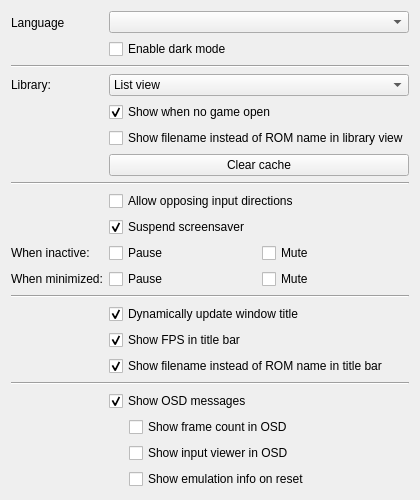
     <widget class="QWidget" name="interface_2">
      <layout class="QFormLayout" name="formLayout_4">
       <item row="0" column="0">
        <widget class="QLabel" name="label_26">
         <property name="text">
          <string>Language</string>
         </property>
        </widget>
       </item>
      <item row="0" column="1">
       <layout class="QVBoxLayout" name="verticalLayout_6">
        <item>
         <widget class="QComboBox" name="languages"/>
        </item>
        <item>
         <widget class="QCheckBox" name="darkMode">
          <property name="text">
           <string>Enable dark mode</string>
          </property>
         </widget>
        </item>
       </layout>
      </item>
       <item row="1" column="0" colspan="2">
        <widget class="Line" name="line_10">
         <property name="orientation">
          <enum>Qt::Horizontal</enum>
         </property>
        </widget>
       </item>
       <item row="2" column="0">
        <widget class="QLabel" name="label_6">
         <property name="text">
          <string>Library:</string>
         </property>
        </widget>
       </item>
       <item row="2" column="1">
        <widget class="QComboBox" name="libraryStyle">
         <item>
          <property name="text">
           <string>List view</string>
          </property>
         </item>
         <item>
          <property name="text">
           <string>Tree view</string>
          </property>
         </item>
        </widget>
       </item>
       <item row="3" column="1">
        <widget class="QCheckBox" name="showLibrary">
         <property name="text">
          <string>Show when no game open</string>
         </property>
         <property name="checked">
          <bool>true</bool>
         </property>
        </widget>
       </item>
       <item row="4" column="1">
        <widget class="QCheckBox" name="showFilenameInLibrary">
         <property name="text">
          <string>Show filename instead of ROM name in library view</string>
         </property>
        </widget>
       </item>
       <item row="5" column="1">
        <widget class="QPushButton" name="clearCache">
         <property name="text">
          <string>Clear cache</string>
         </property>
        </widget>
       </item>
       <item row="6" column="0" colspan="2">
        <widget class="Line" name="line_8">
         <property name="orientation">
          <enum>Qt::Horizontal</enum>
         </property>
        </widget>
       </item>
       <item row="7" column="1">
        <widget class="QCheckBox" name="allowOpposingDirections">
         <property name="text">
          <string>Allow opposing input directions</string>
         </property>
        </widget>
       </item>
       <item row="8" column="1">
        <widget class="QCheckBox" name="suspendScreensaver">
         <property name="text">
          <string>Suspend screensaver</string>
         </property>
         <property name="checked">
          <bool>true</bool>
         </property>
        </widget>
       </item>
       <item row="9" column="0">
        <widget class="QLabel" name="label_41">
         <property name="text">
          <string>When inactive:</string>
         </property>
        </widget>
       </item>
       <item row="9" column="1">
        <layout class="QHBoxLayout" name="horizontalLayout_21">
         <item>
          <widget class="QCheckBox" name="pauseOnFocusLost">
           <property name="text">
            <string>Pause</string>
           </property>
          </widget>
         </item>
         <item>
          <widget class="QCheckBox" name="muteOnFocusLost">
           <property name="text">
            <string>Mute</string>
           </property>
          </widget>
         </item>
        </layout>
       </item>
       <item row="10" column="0">
        <widget class="QLabel" name="label_42">
         <property name="text">
          <string>When minimized:</string>
         </property>
        </widget>
       </item>
       <item row="10" column="1">
        <layout class="QHBoxLayout" name="horizontalLayout_24">
         <item>
          <widget class="QCheckBox" name="pauseOnMinimize">
           <property name="text">
            <string>Pause</string>
           </property>
          </widget>
         </item>
         <item>
          <widget class="QCheckBox" name="muteOnMinimize">
           <property name="text">
            <string>Mute</string>
           </property>
          </widget>
         </item>
        </layout>
       </item>
       <item row="11" column="0" colspan="2">
        <widget class="Line" name="line_17">
         <property name="orientation">
          <enum>Qt::Horizontal</enum>
         </property>
        </widget>
       </item>
       <item row="12" column="1">
        <widget class="QCheckBox" name="dynamicTitle">
         <property name="text">
          <string>Dynamically update window title</string>
         </property>
         <property name="checked">
          <bool>true</bool>
         </property>
        </widget>
       </item>
       <item row="13" column="1">
        <widget class="QCheckBox" name="showFps">
         <property name="text">
          <string>Show FPS in title bar</string>
         </property>
         <property name="checked">
          <bool>true</bool>
         </property>
        </widget>
       </item>
       <item row="14" column="1">
        <widget class="QCheckBox" name="showFilename">
         <property name="text">
          <string>Show filename instead of ROM name in title bar</string>
         </property>
         <property name="checked">
          <bool>true</bool>
         </property>
        </widget>
       </item>
       <item row="15" column="0" colspan="2">
        <widget class="Line" name="line_18">
         <property name="orientation">
          <enum>Qt::Horizontal</enum>
         </property>
        </widget>
       </item>
       <item row="16" column="1">
        <widget class="QCheckBox" name="showOSD">
         <property name="text">
          <string>Show OSD messages</string>
         </property>
         <property name="checked">
          <bool>true</bool>
         </property>
        </widget>
       </item>
       <item row="17" column="1">
        <layout class="QVBoxLayout" name="osdDisplay">
         <property name="leftMargin">
          <number>20</number>
         </property>
         <item>
         <widget class="QCheckBox" name="showFrameCounter">
          <property name="text">
           <string>Show frame count in OSD</string>
          </property>
         </widget>
        </item>
        <item>
         <widget class="QCheckBox" name="showInputDisplay">
          <property name="text">
           <string>Show input viewer in OSD</string>
          </property>
         </widget>
        </item>
        <item>
         <widget class="QCheckBox" name="showResetInfo">
          <property name="text">
           <string>Show emulation info on reset</string>
          </property>
         </widget>
         </item>
        </layout>
       </item>
      </layout>
     </widget>
